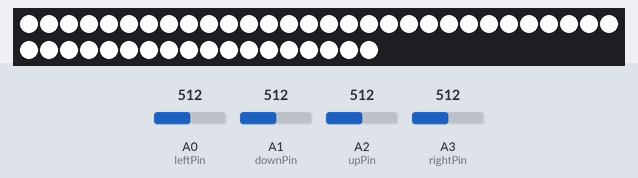
Bench run of a sketch on a simulated Arduino Leonardo, built with avr-gcc and run on an emulated ATmega32U4. Parts: 48 RGB LEDs in strip order, left to right, continuing on the next row. Inputs (shaded band) come from the test bench; at power-on: A0 (leftPin) = 512, A2 (upPin) = 512, A1 (downPin) = 512, A3 (rightPin) = 512. What the sketch prints to the serial monitor is not drawn.

Above: at 1.2 s.
1.3 s: A0 (leftPin) set to 487
At 1.46 s:
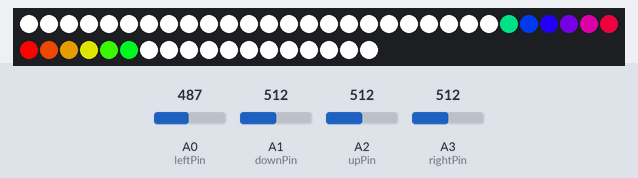
At 2.07 s:
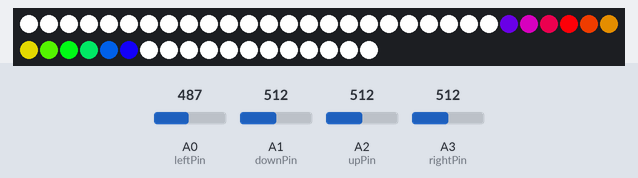
3.7 s: A2 (upPin) set to 415
At 5.4 s:
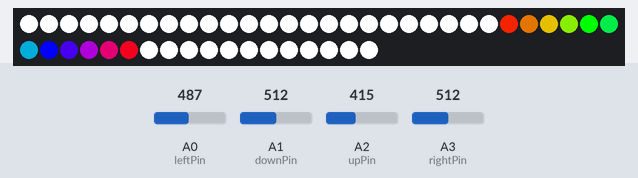
6.7 s: A2 (upPin) set to 386
At 6.92 s:
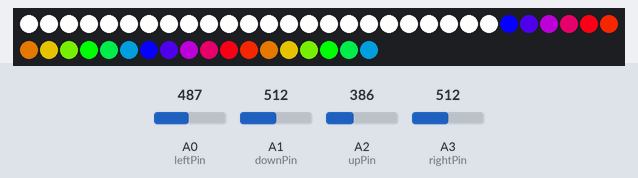

Measured:
- the behaviour switches between 501 and 500 on A0 (leftPin) (found by bisection; images 0 and 1)
- the behaviour switches between 401 and 400 on A2 (upPin) (found by bisection; images 3 and 4)
- after the input at 1.3 s, the LEDs: change at once (image 1)

The sketch:

dancepad.ino
```cpp
#include <Keyboard.h>

#define upThreshold 400
#define rightThreshold 500
#define downThreshold 500
#define leftThreshold 500

#define leftPin A0
#define downPin A1
#define upPin A2
#define rightPin A3

int upReading;
int rightReading;
int downReading;
int leftReading;

#include <FastLED.h>
#define LED_TYPE    WS2811
#define COLOR_ORDER BRG
#define NUM_LEDS 48
#define NUM_LEDS_PER_STEP 12
#define DATA_PIN 5
CRGBArray<NUM_LEDS> leds;
#define RIGHT_LED_INDEX 0
#define DOWN_LED_INDEX RIGHT_LED_INDEX + NUM_LEDS_PER_STEP
#define LEFT_LED_INDEX DOWN_LED_INDEX + NUM_LEDS_PER_STEP
#define UP_LED_INDEX LEFT_LED_INDEX + NUM_LEDS_PER_STEP
#define NUM_STEPS 4
int led_indices[NUM_STEPS] = {RIGHT_LED_INDEX, UP_LED_INDEX, DOWN_LED_INDEX, LEFT_LED_INDEX};

unsigned long startMillis;
unsigned long currentMillis;

void tick() {
  currentMillis = millis();
}

void solidColor(int stepIndex, CRGB color) {
  leds(stepIndex, stepIndex + NUM_LEDS_PER_STEP - 1).fill_solid(color);
  FastLED.show();
}

void carnival(int stepIndex, CRGB color, int interval) {
  bool odd = true;
  if ((currentMillis / interval) % 2 == 0) {
    odd = !odd;
  }
  for (int i = 0; i < NUM_LEDS_PER_STEP; i++) {
    if ((i % 2 == 0) == odd){
      leds[i + stepIndex] = color;
    } else {
      leds[i + stepIndex] = CRGB::Black;
    }
  }
  FastLED.show();
}

void gamer(int stepIndex, int interval) {
  int colorOffset = currentMillis / interval;
  for (int i = 0; i < NUM_LEDS_PER_STEP; i++) {
    leds[i + stepIndex] = CHSV(((i * 255) / NUM_LEDS_PER_STEP) + colorOffset, 255, 255);
  }
  FastLED.show();
}

void swirl(int stepIndex, CRGB color, int interval) {
  int offset = (currentMillis / interval) % NUM_LEDS_PER_STEP;
  for (int i = 0; i < NUM_LEDS_PER_STEP; i++) {
    if (i == offset) {
      leds[stepIndex + i] = color;
    } else {
      leds[stepIndex + i] = CRGB::Black;
    }
  }
  FastLED.show();
}

void rainbowSwirl(int stepIndex, int colorInterval, int movementInterval) {
  int colorOffset = currentMillis / colorInterval;
  int ledOffset = (currentMillis / movementInterval) % NUM_LEDS_PER_STEP;
  for (int i = 0; i < NUM_LEDS_PER_STEP; i++) {
    if (i == ledOffset) {
      leds[stepIndex + i] = CHSV(((i * 255) / NUM_LEDS_PER_STEP) + colorOffset, 255, 255);
    } else {
      leds[stepIndex + i] = CRGB::Black;
    }
  }
  FastLED.show();
}

void setActive(int stepIndex) {
  solidColor(stepIndex, CRGB::White);
}

void setIdle(int stepIndex) {
  gamer(stepIndex, 10);
}

void setup() {
  startMillis = millis();
  Serial.begin(9600);
  FastLED.addLeds<LED_TYPE,DATA_PIN,COLOR_ORDER>(leds, NUM_LEDS).setCorrection(TypicalLEDStrip);
  for (int i = 0; i < NUM_STEPS; i++) {
    setIdle(led_indices[i]);
  }
}

void loop() {
  tick();
  upReading = analogRead(upPin);
  rightReading = analogRead(rightPin);
  downReading = analogRead(downPin);
  leftReading = analogRead(leftPin);

  Serial.print("up reading = ");
  Serial.println(upReading);
  Serial.print("right reading = ");
  Serial.println(rightReading);
  Serial.print("down reading = ");
  Serial.println(downReading);
  Serial.print("left reading = ");
  Serial.println(leftReading);

  if (upReading > upThreshold) {
    Keyboard.press(KEY_UP_ARROW);
    setActive(UP_LED_INDEX);
  } else {
    Keyboard.release(KEY_UP_ARROW);
    setIdle(UP_LED_INDEX);
  }

  if (rightReading > rightThreshold) {
    Keyboard.press(KEY_RIGHT_ARROW);
    setActive(RIGHT_LED_INDEX);
  } else {
    Keyboard.release(KEY_RIGHT_ARROW);
    setIdle(RIGHT_LED_INDEX);
  }

  if (downReading > downThreshold) {
    Keyboard.press(KEY_DOWN_ARROW);
    setActive(DOWN_LED_INDEX);
  } else {
    Keyboard.release(KEY_DOWN_ARROW);
    setIdle(DOWN_LED_INDEX);
  }

  if (leftReading > leftThreshold) {
    Keyboard.press(KEY_LEFT_ARROW);
    setActive(LEFT_LED_INDEX);
  } else {
    Keyboard.release(KEY_LEFT_ARROW);
    setIdle(LEFT_LED_INDEX);
  }
}
```
